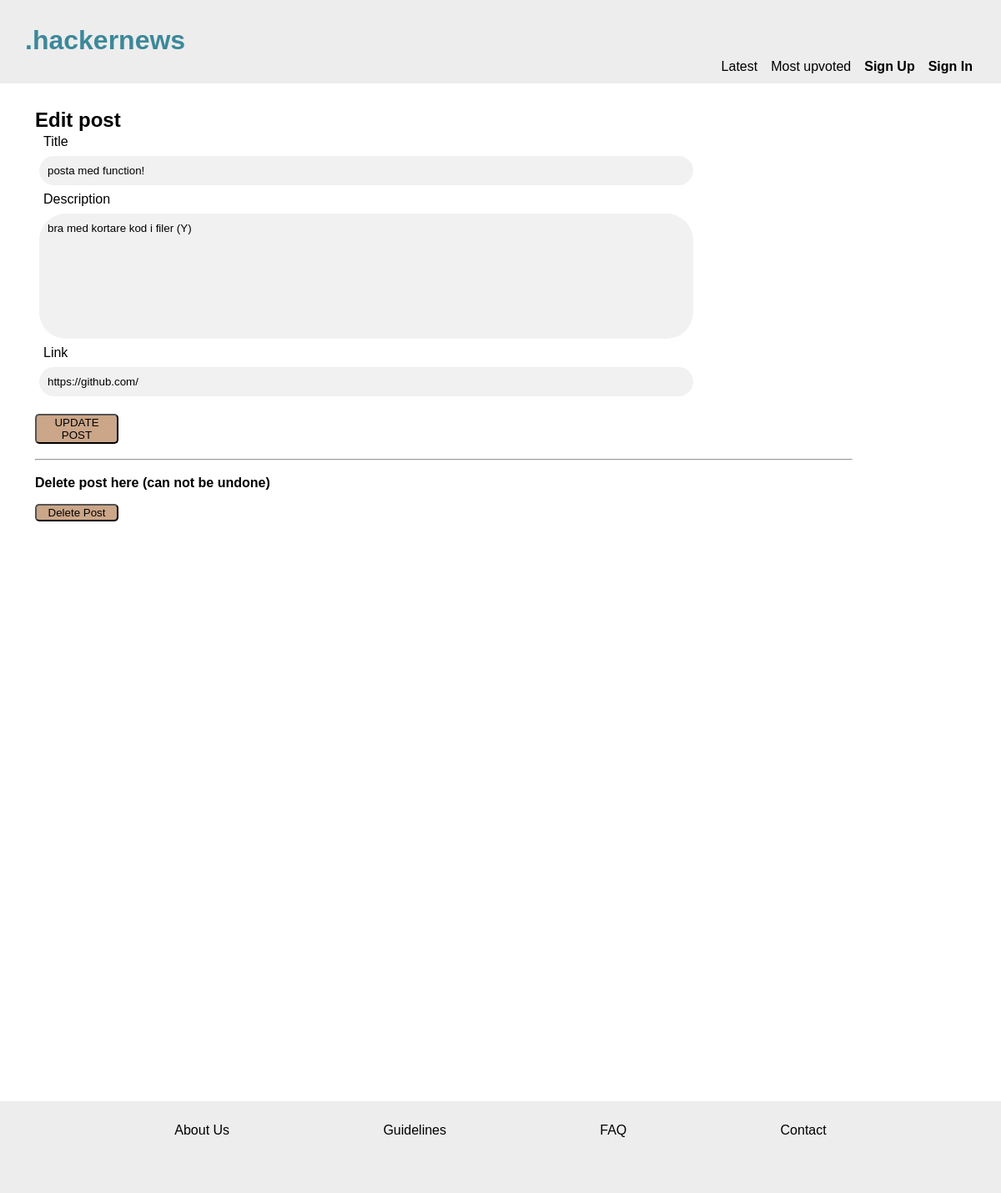
The page /editPost.php?post_id=6 on the database as committed earlier.
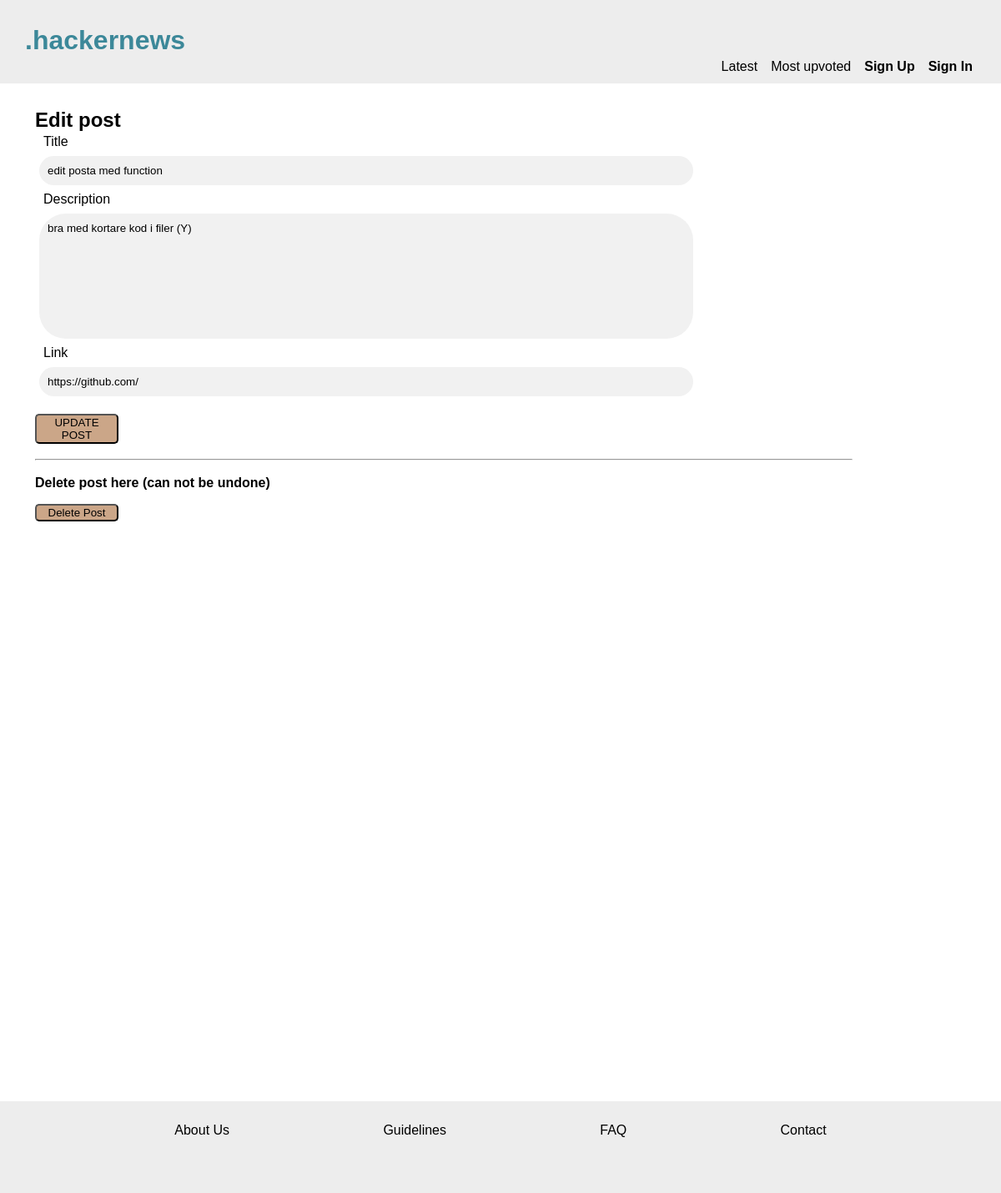
The same page on the database as committed later.
### tables this page shows
CREATE TABLE posts (
	id INTEGER PRIMARY KEY, 
	users_id INT NOT NULL, 
	author VARCHAR NOT NULL, 
	title VARCHAR, 
	description VARCHAR, 
	link VARCHAR, 
	upvotes INT, 
	published TIMESTAMP NOT NULL,  
	FOREIGN KEY (users_id) REFERENCES users( id), 
	FOREIGN KEY (author) REFERENCES users(username));

### app/functions.php (called while the page is built, shortened)
<?php
function getOnePost(PDO $pdo, int $post_id)
{
    $statement = $pdo->prepare('SELECT * FROM posts WHERE id = :post_id');
    $statement->bindParam(':post_id', $post_id, PDO::PARAM_INT);
    $statement->execute();
    $post = $statement->fetchAll(PDO::FETCH_ASSOC);
    return $post[0];
}

### editPost.php (the view, shortened to what this page needs)
<?php
require __DIR__ . '/app/autoload.php';
require __DIR__ . '/views/header.php';
$post_id = (int)$_GET['post_id'];
$post = getOnePost($pdo, $post_id);
?>
<div class="boxXL">
<main>
    <section class="postForm formContainer">
        <h2>Edit post</h2>
        <form action="app/posts/updatePost.php" method="post">
            <label for="title">Title</label>
            <textarea type="text" name="title" placeholder="..." required style="max-height: 35px;"><?= $post['title'] ?></textarea>
            <label for="info">Description</label>
            <textarea type="text" name="info" placeholder="..."><?= $post['description'] ?></textarea>
            <label for="link">Link</label>
            <textarea type="text" name="link" placeholder="..." required style="max-height: 35px;"><?= $post['link'] ?></textarea>
            <button type="submit" name="submit">UPDATE POST</button>
        </form>
        <br>
        <hr>
        <br>
        <h4>Delete post here (can not be undone)</h4>
        <form action="app/posts/deletePost.php" method="post">
        <button type="submit" name="delete">Delete Post</button>
        </form>
    </section>
</main>
</div>
<?php require __DIR__ . '/views/footer.php'; ?>

Rows that differ between the two databases and show on the page:
changed posts "bra med kortare kod i filer (Y)": title "posta med function!" → "edit posta med function"
